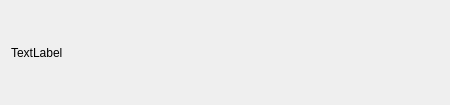
<?xml version="1.0" encoding="UTF-8"?>
<ui version="4.0">
 <class>NICtraffic</class>
 <widget class="QWidget" name="NICtraffic">
  <property name="geometry">
   <rect>
    <x>0</x>
    <y>0</y>
    <width>450</width>
    <height>105</height>
   </rect>
  </property>
  <property name="windowTitle">
   <string>Form</string>
  </property>
  <layout class="QHBoxLayout" name="horizontalLayout">
   <item>
    <widget class="QLabel" name="label">
     <property name="text">
      <string>TextLabel</string>
     </property>
    </widget>
   </item>
   <item>
    <spacer name="horizontalSpacer">
     <property name="orientation">
      <enum>Qt::Horizontal</enum>
     </property>
     <property name="sizeHint" stdset="0">
      <size>
       <width>40</width>
       <height>20</height>
      </size>
     </property>
    </spacer>
   </item>
   <item>
    <widget class="QWidget" name="QChartView1" native="true">
     <property name="baseSize">
      <size>
       <width>0</width>
       <height>0</height>
      </size>
     </property>
    </widget>
   </item>
  </layout>
 </widget>
 <resources/>
 <connections/>
</ui>
